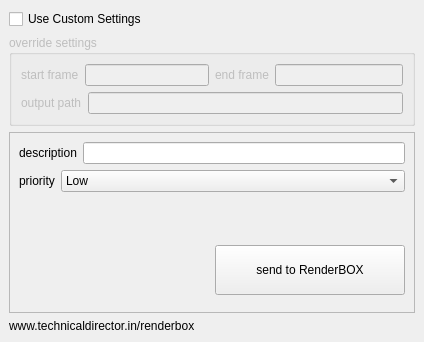
<?xml version="1.0" encoding="UTF-8"?>
<ui version="4.0">
 <class>MainWindow</class>
 <widget class="QMainWindow" name="MainWindow">
  <property name="geometry">
   <rect>
    <x>0</x>
    <y>0</y>
    <width>424</width>
    <height>342</height>
   </rect>
  </property>
  <property name="minimumSize">
   <size>
    <width>424</width>
    <height>342</height>
   </size>
  </property>
  <property name="windowTitle">
   <string>RendeBOX Launcher</string>
  </property>
  <widget class="QWidget" name="centralwidget">
   <layout class="QGridLayout" name="gridLayout_2">
    <item row="1" column="0">
     <widget class="QGroupBox" name="groupBox">
      <property name="enabled">
       <bool>false</bool>
      </property>
      <property name="toolTip">
       <string>you can change your render settings, else global sene render settings will apply</string>
      </property>
      <property name="title">
       <string>override settings</string>
      </property>
      <property name="checkable">
       <bool>false</bool>
      </property>
      <property name="checked">
       <bool>false</bool>
      </property>
      <layout class="QGridLayout" name="gridLayout">
       <item row="0" column="0">
        <layout class="QHBoxLayout" name="horizontalLayout_4">
         <item>
          <widget class="QLabel" name="label_4">
           <property name="text">
            <string>start frame</string>
           </property>
          </widget>
         </item>
         <item>
          <widget class="QLineEdit" name="start_frame_LE"/>
         </item>
        </layout>
       </item>
       <item row="0" column="1">
        <layout class="QHBoxLayout" name="horizontalLayout_3">
         <item>
          <widget class="QLabel" name="label_3">
           <property name="text">
            <string>end frame</string>
           </property>
          </widget>
         </item>
         <item>
          <widget class="QLineEdit" name="end_frame_LE"/>
         </item>
        </layout>
       </item>
       <item row="1" column="0" colspan="2">
        <layout class="QHBoxLayout" name="horizontalLayout_5">
         <item>
          <widget class="QLabel" name="label_5">
           <property name="text">
            <string>output path</string>
           </property>
          </widget>
         </item>
         <item>
          <widget class="QLineEdit" name="output_path_LE"/>
         </item>
        </layout>
       </item>
      </layout>
     </widget>
    </item>
    <item row="2" column="0">
     <widget class="QFrame" name="frame">
      <property name="frameShape">
       <enum>QFrame::StyledPanel</enum>
      </property>
      <property name="frameShadow">
       <enum>QFrame::Raised</enum>
      </property>
      <layout class="QGridLayout" name="gridLayout_3">
       <item row="1" column="0" colspan="2">
        <layout class="QHBoxLayout" name="horizontalLayout">
         <item>
          <widget class="QLabel" name="label">
           <property name="text">
            <string>priority</string>
           </property>
          </widget>
         </item>
         <item>
          <widget class="QComboBox" name="priority_CB">
           <property name="minimumSize">
            <size>
             <width>344</width>
             <height>0</height>
            </size>
           </property>
           <item>
            <property name="text">
             <string>Low</string>
            </property>
           </item>
           <item>
            <property name="text">
             <string>Medium</string>
            </property>
           </item>
           <item>
            <property name="text">
             <string>High</string>
            </property>
           </item>
          </widget>
         </item>
        </layout>
       </item>
       <item row="0" column="0" colspan="2">
        <layout class="QHBoxLayout" name="horizontalLayout_2">
         <item>
          <widget class="QLabel" name="label_2">
           <property name="text">
            <string>description</string>
           </property>
          </widget>
         </item>
         <item>
          <widget class="QLineEdit" name="description_LE">
           <property name="toolTip">
            <string>add a unique notes to your render to remember easily</string>
           </property>
          </widget>
         </item>
        </layout>
       </item>
       <item row="3" column="0">
        <spacer name="verticalSpacer">
         <property name="orientation">
          <enum>Qt::Vertical</enum>
         </property>
         <property name="sizeHint" stdset="0">
          <size>
           <width>20</width>
           <height>40</height>
          </size>
         </property>
        </spacer>
       </item>
       <item row="3" column="1">
        <widget class="QPushButton" name="send_PB">
         <property name="minimumSize">
          <size>
           <width>0</width>
           <height>50</height>
          </size>
         </property>
         <property name="text">
          <string>send to RenderBOX</string>
         </property>
        </widget>
       </item>
       <item row="2" column="0">
        <spacer name="verticalSpacer_2">
         <property name="orientation">
          <enum>Qt::Vertical</enum>
         </property>
         <property name="sizeType">
          <enum>QSizePolicy::Fixed</enum>
         </property>
         <property name="sizeHint" stdset="0">
          <size>
           <width>20</width>
           <height>40</height>
          </size>
         </property>
        </spacer>
       </item>
      </layout>
     </widget>
    </item>
    <item row="0" column="0">
     <widget class="QCheckBox" name="custom_CB">
      <property name="text">
       <string>Use Custom Settings</string>
      </property>
      <property name="checkable">
       <bool>true</bool>
      </property>
      <property name="checked">
       <bool>false</bool>
      </property>
     </widget>
    </item>
    <item row="3" column="0">
     <widget class="QLabel" name="label_6">
      <property name="text">
       <string>www.technicaldirector.in/renderbox</string>
      </property>
     </widget>
    </item>
   </layout>
  </widget>
  <widget class="QMenuBar" name="menubar">
   <property name="geometry">
    <rect>
     <x>0</x>
     <y>0</y>
     <width>424</width>
     <height>21</height>
    </rect>
   </property>
  </widget>
 </widget>
 <resources/>
 <connections>
  <connection>
   <sender>custom_CB</sender>
   <signal>clicked(bool)</signal>
   <receiver>groupBox</receiver>
   <slot>setEnabled(bool)</slot>
   <hints>
    <hint type="sourcelabel">
     <x>220</x>
     <y>38</y>
    </hint>
    <hint type="destinationlabel">
     <x>220</x>
     <y>94</y>
    </hint>
   </hints>
  </connection>
 </connections>
</ui>
